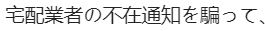
#> input picture crnn/images/1.jpg, 265 x 31 px, given in place of 1.png, which was not available
$ python refine.py
#> lines starting #> are read from the running program, lines starting #| are printed output that depends on the picture; after the words box and inside, x2 and y2 are one past the last pixel; in counts of white or black regions, pixels touching at a corner belong together; pictures that were not available may be replaced by others from this repository, and a replacement may not be noted
import cv2,time
import numpy as np

def Three_element_add(array):
    array0 = array[:]
    array1 = np.append(array[1:],np.array([0]))
    array2 = np.append(array[2:],np.array([0, 0]))
    arr_sum = array0 + array1 + array2
    return arr_sum[:-2]

def VThin(image, array):
    NEXT = 1
    height, width = image.shape[:2]
    for i in range(1,height):
        M_all = Three_element_add(image[i])
        for j in range(1,width):
            if NEXT == 0:
                NEXT = 1
            else:
                M = M_all[j-1] if j<width-1 else 1
                if image[i, j] == 0 and M != 0:
                    a = np.zeros(9)
                    if height-1 > i and width-1 > j:
                        kernel = image[i - 1:i + 2, j - 1:j + 2]
                        a = np.where(kernel == 255, 1, 0)
                        a = a.reshape(1, -1)[0]
                    NUM = np.array([1,2,4,8,0,16,32,64,128])
                    sumArr = np.sum(a*NUM)
                    image[i, j] = array[sumArr] * 255
                    if array[sumArr] == 1:
                        NEXT = 0
    return image

def HThin(image, array):
    height, width = image.shape[:2]
    NEXT = 1
    for j in range(1,width):
        M_all = Three_element_add(image[:,j])
        for i in range(1,height):
            if NEXT == 0:
                NEXT = 1
            else:
                M = M_all[i-1] if i < height - 1 else 1
                if image[i, j] == 0 and M != 0:
                    a = np.zeros(9)
                    if height - 1 > i and width - 1 > j:
                        kernel = image[i - 1:i + 2, j - 1:j + 2]
                        a = np.where(kernel == 255, 1, 0)
                        a = a.reshape(1, -1)[0]
                    NUM = np.array([1, 2, 4, 8, 0, 16, 32, 64, 128])
                    sumArr = np.sum(a * NUM)
                    image[i, j] = array[sumArr] * 255
                    if array[sumArr] == 1:
                        NEXT = 0
    return image

def refine(binary, array, num=10):
    binary_image = binary.copy()
    image = cv2.copyMakeBorder(binary_image, 1, 0, 1, 0, cv2.BORDER_CONSTANT, value=0)
    for i in range(num):
        VThin(image, array)
        HThin(image, array)
    return image

array = [0, 0, 1, 1, 0, 0, 1, 1, 1, 1, 0, 1, 1, 1, 0, 1,\
         1, 1, 0, 0, 1, 1, 1, 1, 0, 0, 0, 0, 0, 0, 0, 1,\
         0, 0, 1, 1, 0, 0, 1, 1, 1, 1, 0, 1, 1, 1, 0, 1,\
         1, 1, 0, 0, 1, 1, 1, 1, 0, 0, 0, 0, 0, 0, 0, 1,\
         1, 1, 0, 0, 1, 1, 0, 0, 0, 0, 0, 0, 0, 0, 0, 0,\
         0, 0, 0, 0, 0, 0, 0, 0, 0, 0, 0, 0, 0, 0, 0, 0,\
         1, 1, 0, 0, 1, 1, 0, 0, 1, 1, 0, 1, 1, 1, 0, 1,\
         0, 0, 0, 0, 0, 0, 0, 0, 0, 0, 0, 0, 0, 0, 0, 0,\
         0, 0, 1, 1, 0, 0, 1, 1, 1, 1, 0, 1, 1, 1, 0, 1,\
         1, 1, 0, 0, 1, 1, 1, 1, 0, 0, 0, 0, 0, 0, 0, 1,\
         0, 0, 1, 1, 0, 0, 1, 1, 1, 1, 0, 1, 1, 1, 0, 1,\
         1, 1, 0, 0, 1, 1, 1, 1, 0, 0, 0, 0, 0, 0, 0, 0,\
         1, 1, 0, 0, 1, 1, 0, 0, 0, 0, 0, 0, 0, 0, 0, 0,\
         1, 1, 0, 0, 1, 1, 1, 1, 0, 0, 0, 0, 0, 0, 0, 0,\
         1, 1, 0, 0, 1, 1, 0, 0, 1, 1, 0, 1, 1, 1, 0, 0,\
         1, 1, 0, 0, 1, 1, 1, 0, 1, 1, 0, 0, 1, 0, 0, 0]

if __name__ == '__main__':
    image = cv2.imread(r'E:/datasets/anime-faces/data/1.png', 0)
#> image is the input picture: shape (31, 265); min 0, max 255, mean 222.7
    ret, binary = cv2.threshold(image, 70, 255, cv2.THRESH_BINARY)
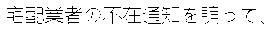
#> binary: shape (31, 265); 91.8% white; black in thin lines or dots, all inside (x1, y1, x2, y2) = (7, 6, 264, 24)
    cv2.imshow('image', image)
    cv2.imshow('binary', binary)
    cv2.waitKey(0)

    t1 = time.time()

    iThin = refine(binary, array)
#> in refine, `image = cv2.copyMakeBorder(binary_image, 1, 0, 1, 0, cv2.BORDER_CONSTA..`:
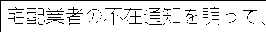
#> image: shape (32, 266); 88.6% white; black in thin lines or dots
#> after the loop in refine, `for i in range(num):`:
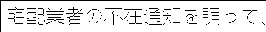
#> image: shape (32, 266); 89.1% white; black in thin lines or dots
    t2 = time.time()
    print('cost time:',t2-t1)
    cv2.imshow('iThin', iThin)
    cv2.waitKey(0)
    cv2.destroyAllWindows()
'''
cost time: 7.425575494766235
'''

$ run again, with crnn/images/12.jpg copied over crnn/images/1.jpg
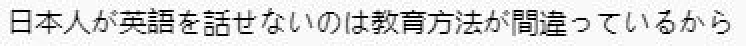
#> input picture crnn/images/12.jpg, 373 x 23 px, given in place of 1.png, which was not available (shown 2 times larger)
#> image is the input picture: shape (23, 373); min 0, max 255, mean 219.2
#> `ret, binary = cv2.threshold(image, 70, 255, cv2.THRESH_BINARY)`:
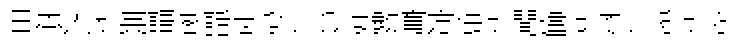
#> binary: shape (23, 373) (shown 2 times larger); 93.5% white; black in thin lines or dots, all inside (x1, y1, x2, y2) = (6, 5, 363, 18)
#> after the loop in refine, `for i in range(num):`:
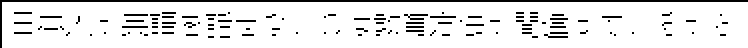
#> image: shape (24, 374) (shown 2 times larger); 89.5% white; black in thin lines or dots
